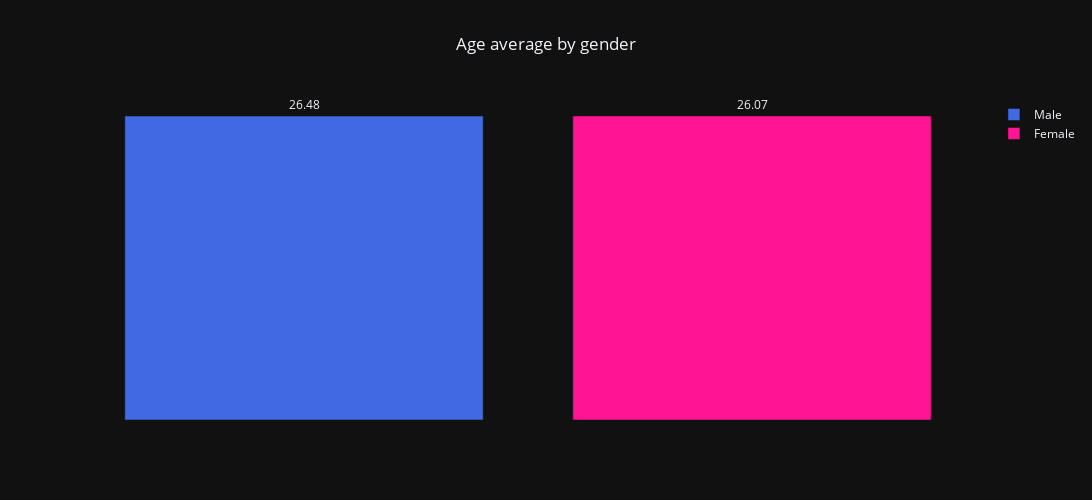

The notebook cell this image was saved under:
### Markdown cell above
### What is the average age by gender?

### Code cell
# Split gender into 2 DataFrames
df_unique_men = df_unique_participant[df_unique_participant['gender'] == 1].copy(
)
df_unique_women = df_unique_participant[df_unique_participant['gender'] == 0].copy(
)

# Save the average age for each gender in a new variable
Women_mean = '{:.2f}'.format(df_unique_women['age'].mean())
Men_mean = '{:.2f}'.format(df_unique_men['age'].mean())

# Create a list containing the previously created variables
data = [['Male', Men_mean], ['Female', Women_mean]]

# Turn the list into a DataFrame
df_comparison_age_mean = pd.DataFrame(data, columns=['Gender', 'Age mean'])

# Bar chart
fig = px.bar(df_comparison_age_mean,
             color="Gender",
             template='plotly_dark',
             title="Age average by gender",
             text="value",
             width=1500, height=500,
             color_discrete_map={'Male': 'royalblue', 'Female': 'deeppink'})

fig.update_traces(texttemplate='%{text:.4s}', textposition='outside')
fig.update_layout(title_x=0.5, yaxis={'visible': False}, xaxis={
                  'visible': False}, legend_title="")
fig.show()

### Figure 1 — Plotly figure (JSON) as saved in the notebook; plotly's stock layout.template omitted (floating-point values rounded to 4 significant figures)
{"data": [{"alignmentgroup": "True", "hovertemplate": "Gender=Male<br>value=%{text}<br>count=%{y}<extra></extra>", "legendgroup": "Male", "marker": {"color": "royalblue", "pattern": {"shape": ""}}, "name": "Male", "offsetgroup": "Male", "orientation": "v", "showlegend": true, "text": ["26.48"], "textposition": "outside", "texttemplate": "%{text:.4s}", "type": "bar", "x": ["26.48"], "xaxis": "x", "y": [1], "yaxis": "y"}, {"alignmentgroup": "True", "hovertemplate": "Gender=Female<br>value=%{text}<br>count=%{y}<extra></extra>", "legendgroup": "Female", "marker": {"color": "deeppink", "pattern": {"shape": ""}}, "name": "Female", "offsetgroup": "Female", "orientation": "v", "showlegend": true, "text": ["26.07"], "textposition": "outside", "texttemplate": "%{text:.4s}", "type": "bar", "x": ["26.07"], "xaxis": "x", "y": [1], "yaxis": "y"}], "layout": {"barmode": "relative", "height": 500, "legend": {"title": {"text": ""}, "tracegroupgap": 0}, "title": {"text": "Age average by gender", "x": 0.5}, "width": 1500, "xaxis": {"anchor": "y", "domain": [0, 1], "title": {"text": "value"}, "visible": false}, "yaxis": {"anchor": "x", "domain": [0, 1], "title": {"text": "count"}, "visible": false}}}
